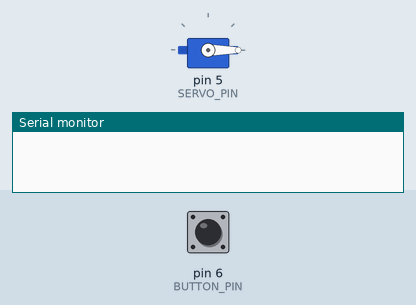
This program was run on a simulated Arduino Mega 2560, built with avr-gcc and run on an emulated ATmega2560. Parts: servo, the last lines printed to the serial monitor. The inputs (shaded band) are chosen by the test bench; at power-on: pin 6 (BUTTON_PIN) HIGH.

Above: at 1.8 s.
1.9 s: pin 6 (BUTTON_PIN) pulled LOW for 0.6 s
At 2.9 s:
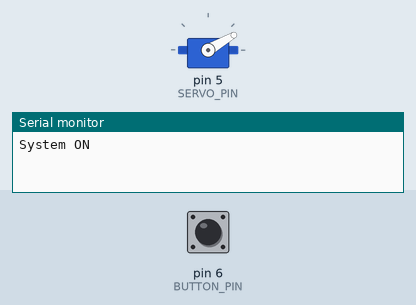
At 3.4 s:
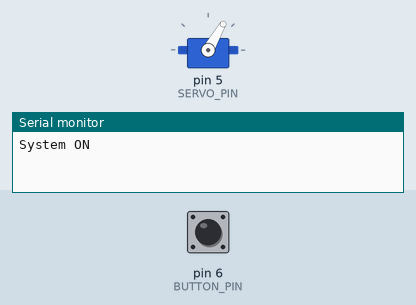
5.5 s: pin 6 (BUTTON_PIN) pulled LOW for 1 s
At 7.9 s:
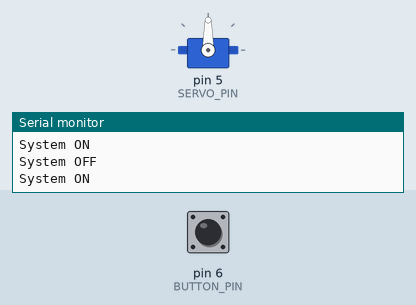
8.5 s: pin 6 (BUTTON_PIN) pulled LOW for 3.2 s
Timing chart, 0 to 11.5 s (numbered marks = the images above; inputs shaded):
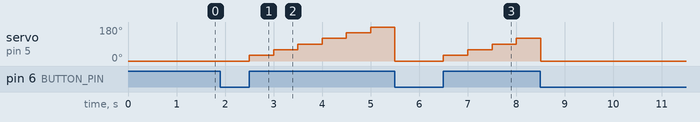

The program:

main.cpp
```cpp
#include <Arduino.h>
#include "Servo.h"

#define SERVO_PIN 5
#define BUTTON_PIN 6

#define TIME_DELAY 500
#define MIN_ANGLE 0
#define MAX_ANGLE 180
#define STEP_ANGLE 30

Servo servo;

int button = BUTTON_PIN;
bool systemOn = false;
int angle = MIN_ANGLE;

// put your setup code here, to run once:
void setup() {
  pinMode(button, INPUT_PULLUP);
  servo.attach(SERVO_PIN);
  servo.write(0);
  Serial.begin(9600);
}

// put your main code here, to run repeatedly:
void loop() {
  if(systemOn){
    if(angle < MAX_ANGLE){
      angle += STEP_ANGLE;
    }else{
      angle = MIN_ANGLE;
    }
  }
  if(digitalRead(button) == LOW){
    if(!systemOn){
      systemOn = true;
      Serial.println("System ON");
    }
    else
    {
      systemOn = false;
      Serial.println("System OFF");
      angle = MIN_ANGLE;
    }
  }
  servo.write(angle);
  delay(TIME_DELAY);
}
```

Measured:
- after the input at 1.9 s, servo on pin 5 (SERVO_PIN): moves from 0° to 180° over 2.5 s, starting after 0.60 s
